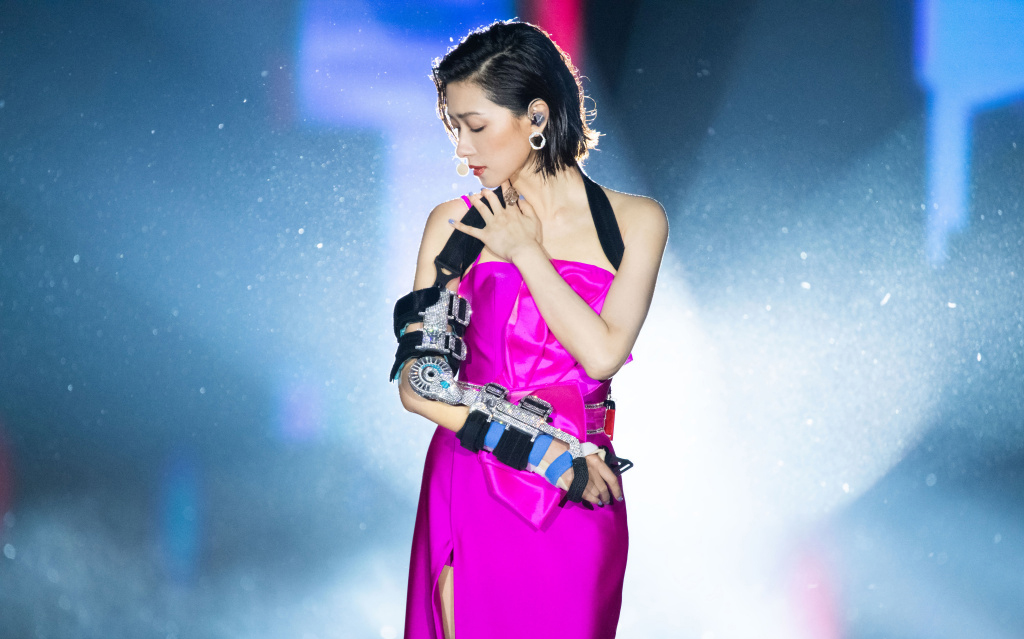
#> input picture CV AI/5_OpenCV_Basics/wanqianliulian/9d7b949a95.jpg, 1024 x 639 px
$ python 2_blurring_smoothing.py
#> lines starting #> are read from the running program, lines starting #| are printed output that depends on the picture
#%%
import cv2 as cv
import numpy as np
import matplotlib.pyplot as plt


# read the image and show. Read as BGR
img = cv.imread('wanqianliulian/9d7b949a95.jpg')
#> img is the input picture: shape (639, 1024, 3); mean B, G, R 184.2, 142, 127.5
cv.imshow('img',img)

# smooth and blur noise in images
# method 1: averaging blur
avg = cv.blur(img,(7,7))
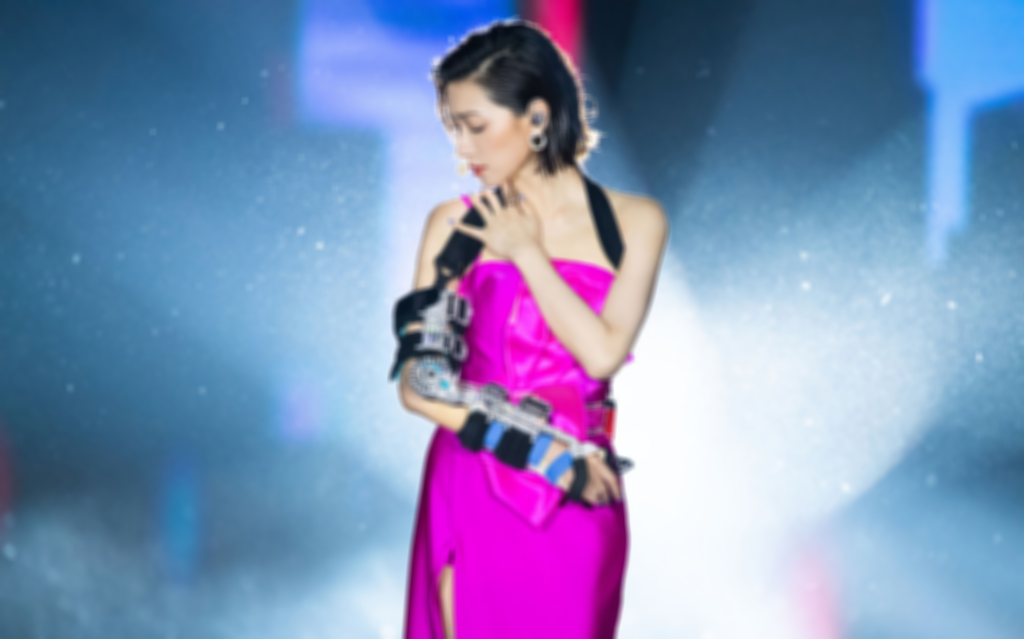
#> avg: shape (639, 1024, 3); mean B, G, R 184.2, 142, 127.5
cv.imshow('avg',avg)

# gaussian blur
gaus_blur = cv.GaussianBlur(img,(7,7),0)
cv.imshow('gauss',gaus_blur)

# median blur ==> used for reducing salt and pepper noise
med_blur = cv.medianBlur(img,7)
cv.imshow('median',med_blur)

# bilateral blur
bilat_blur = cv.bilateralFilter(img,50,50,50)
cv.imshow('bilat',bilat_blur)

cv.waitKey(0)
# %%

$ run again, with CV AI/5_OpenCV_Basics/wanqianliulian/6d34c3c31daa4b63881da39e758a35aa.jpg copied over CV AI/5_OpenCV_Basics/wanqianliulian/9d7b949a95.jpg
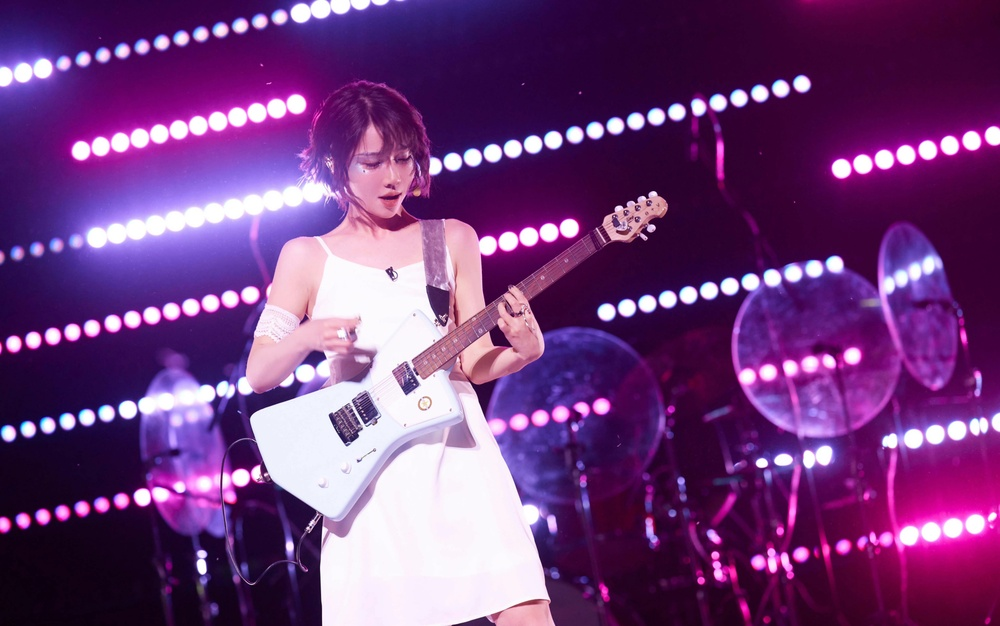
#> input picture CV AI/5_OpenCV_Basics/wanqianliulian/6d34c3c31daa4b63881da39e758a35aa.jpg, 1000 x 626 px, shrunk from 4092 x 2561 before the run
#> img is the input picture: shape (626, 1000, 3); mean B, G, R 122.9, 60.8, 113
#> `avg = cv.blur(img,(7,7))`:
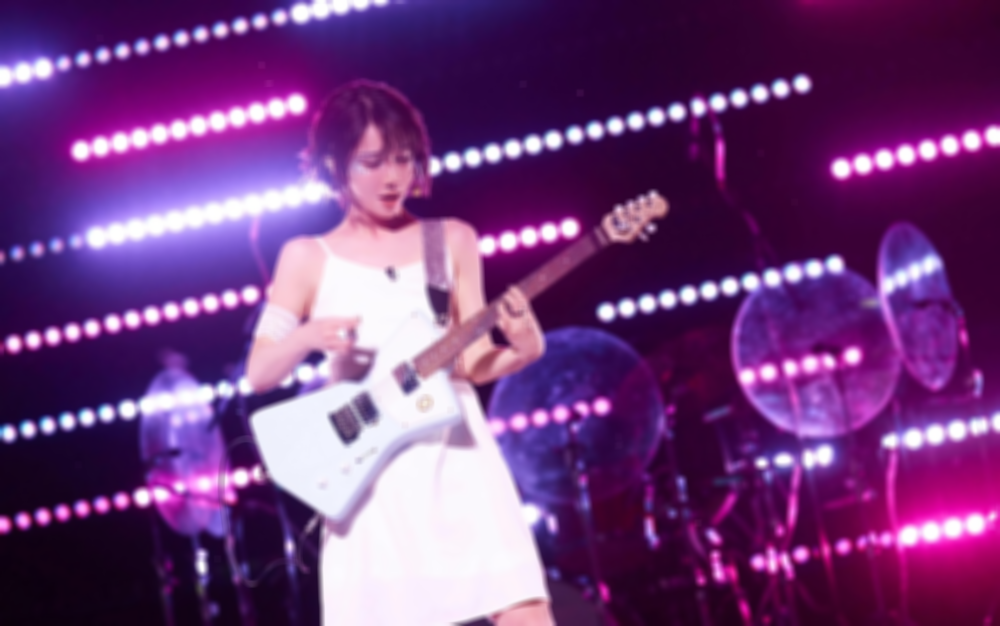
#> avg: shape (626, 1000, 3); mean B, G, R 122.9, 60.8, 113
#> `med_blur = cv.medianBlur(img,7)`:
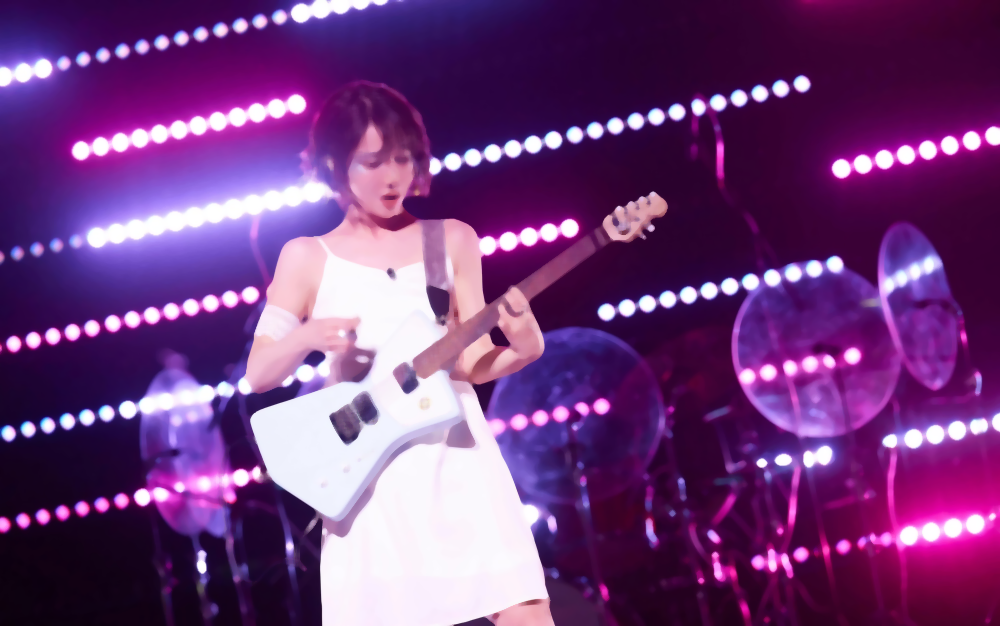
#> med_blur: shape (626, 1000, 3); mean B, G, R 122.6, 60.1, 112.6
